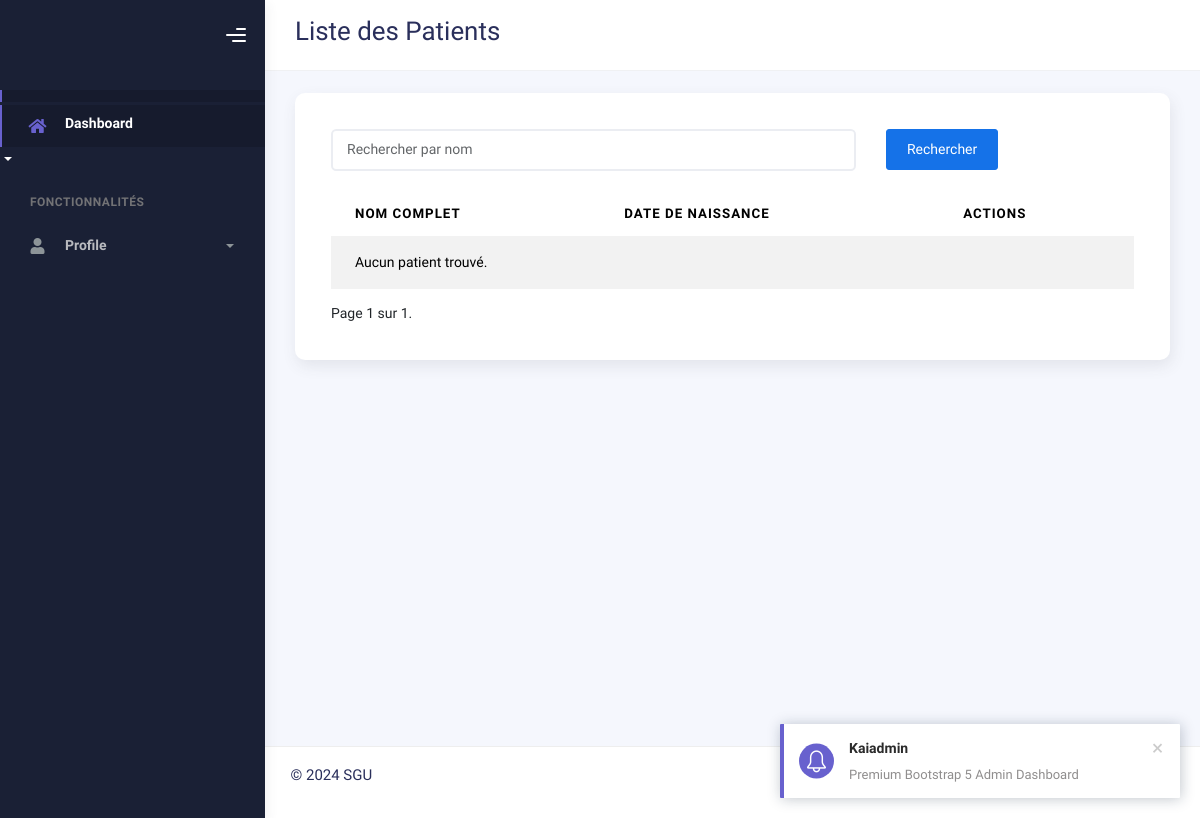
The page /patients/ on the database as committed earlier.
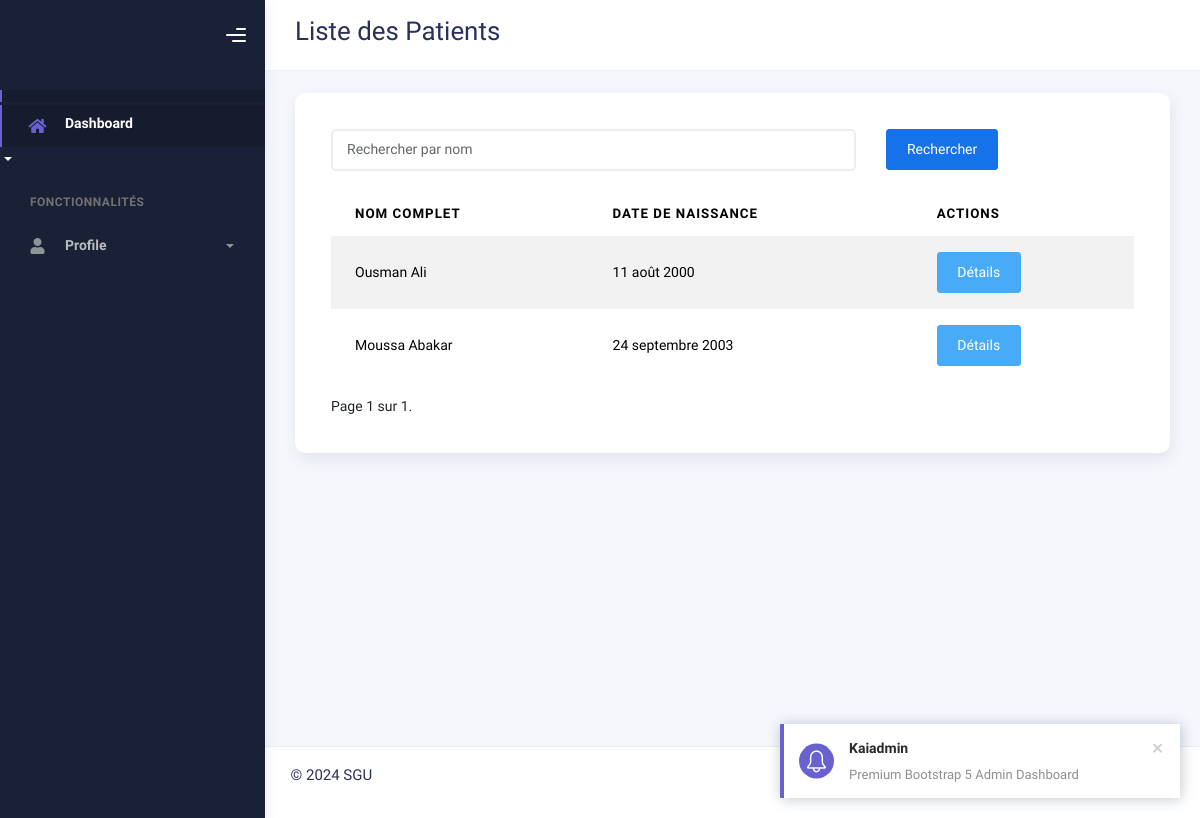
The same page on the database as committed later.
### dashborad/models.py (models this page shows, shortened)
class Patient(models.Model):
    user = models.OneToOneField(User, on_delete=models.CASCADE)
    birth_date = models.DateField(
        verbose_name=_("Date de Naissance"),
        help_text=_("Entrez la date de naissance du patient."),
        blank=True,
        null=True,
    )
    medical_history = models.TextField(
        verbose_name=_("Historique Médical"),
        blank=True,
        null=True,
        help_text=_("Entrez un résumé des antécédents médicaux du patient, y compris les maladies chroniques, les opérations, etc.")
    )
    emergency_contact_name = models.CharField(
        max_length=255,
        verbose_name=_("Nom du Contact d'Urgence"),
        help_text=_("Entrez le nom de la personne à contacter en cas d'urgence.")
    )
    emergency_contact_phone = models.CharField(
        max_length=20,  # Augmenté pour tenir compte des formats internationaux
        verbose_name=_("Numéro du Contact d'Urgence"),
        help_text=_("Entrez le numéro de téléphone de la personne à contacter en cas d'urgence.")
    )
    chronic_conditions = models.CharField(
        max_length=255,
        verbose_name=_("Conditions Chroniques"),
        blank=True,
        null=True,
        help_text=_("Entrez les conditions médicales chroniques du patient, par exemple : Diabète, Hypertension, etc.")
    )
    profil_complet = models.BooleanField(default=False, verbose_name=_("Profil complet"))

### dashborad/views.py (the view)
# urls.py: path('patients/', PatientListView.as_view(), name='patient_list'),
class PatientListView(ListView):
    model = Patient
    template_name = 'usagers/patient_list.html'
    context_object_name = 'patients'
    paginate_by = 10  # Nombre de patients par page
    def get_queryset(self):
        queryset = super().get_queryset()
        search_query = self.request.GET.get('search', '')
        if search_query:
            queryset = queryset.filter(
                Q(user__first_name__icontains=search_query) |
                Q(user__last_name__icontains=search_query)
            )
        return queryset

### templates/usagers/patient_list.html (shortened to what this page needs)
{% extends "user/base.html" %}
{% load static %}
{% load crispy_forms_tags %}
{% block navbar-header %}
<h2 class="header">Liste des Patients</h2>
{% endblock navbar-header %}
{% block content %}
<div class="row">
  <div class="col-sm-12 col-md-12">
    <div class="card card-stats card-round mb-3 p-4">
      <div class="card-body">
        <form method="get" class="mb-4">
          <div class="row">
            <div class="col-md-8">
              <input type="text" name="search" class="form-control" placeholder="Rechercher par nom" value="{{ request.GET.search }}">
            </div>
            <div class="col-md-4">
              <button type="submit" class="btn btn-primary">Rechercher</button>
            </div>
          </div>
        </form>
        <table class="table table-striped">
          <thead>
            <tr>
              <th>Nom complet</th>
              <th>Date de Naissance</th>
              <th>Actions</th>
            </tr>
          </thead>
          <tbody>
            {% for patient in patients %}
            <tr>
              <td>{{ patient.user.get_full_name }}</td>
              <td>{{ patient.birth_date }}</td>
              <td><a href="{% url 'patient_detail' patient.pk %}" class="btn btn-info">Détails</a></td>
            </tr>
            {% empty %}
            <tr>
              <td colspan="3">Aucun patient trouvé.</td>
            </tr>
            {% endfor %}
          </tbody>
        </table>
        <div class="pagination">
          <span class="step-links">
            <span class="current">
              Page {{ page_obj.number }} sur {{ page_obj.paginator.num_pages }}.
            </span>
          </span>
        </div>
      </div>
    </div>
  </div>
</div>
{% endblock content %}

### templates/user/base.html (shortened to what this page needs)
{% load static %}
<!DOCTYPE html>
<html lang="en">
<head>
  <link rel="stylesheet" href="{% static 'assets/css/bootstrap.min.css' %}" />
  <link rel="stylesheet" href="{% static 'assets/css/plugins.min.css' %}" />
  <link rel="stylesheet" href="{% static 'assets/css/kaiadmin.min.css' %}" />
  <link rel="stylesheet" href="{% static 'assets/css/demo.css' %}" />
</head>
<body>
  <div class="wrapper">
    {% block sidebar %}
    <div class="sidebar" data-background-color="dark">
      <div class="sidebar-logo">
        <div class="logo-header" data-background-color="dark">
          <div class="nav-toggle">
            <button class="btn btn-toggle toggle-sidebar">
              <i class="gg-menu-right"></i>
            </button>
          </div>
        </div>
      </div>
      <div class="sidebar-wrapper scrollbar scrollbar-inner">
        <div class="sidebar-content">
          <ul class="nav nav-secondary">
            <li class="nav-item active">
              <a data-bs-toggle="collapse" href="#dashboard" class="collapsed" aria-expanded="false">
              {% if user.is_authenticated %}
                {% if is_medecin %}
                  <a href="{% url 'medecin_dashboard' %}">
                    <p><i class="fas fa-home"></i>Dashboard</p>
                  </a>
                {% elif is_patient %}
                  <a href="{% url 'patient_dashboard' %}">
                    <p><i class="fas fa-home"></i>Dashboard</p>
                  </a>
                {% else %}
                  <a href="{% url 'home' %}">
                    <p><i class="fas fa-home"></i>Dashboard</p>
                  </a>
                {% endif %}
              {% else %}
                <a href="{% url 'home' %}">
                  <p><i class="fas fa-home"></i>Dashboard</p>
                </a>
              {% endif %}
              <span class="caret"></span>
            </a>
            </li>
            <li class="nav-section">
              <h4 class="text-section">Fonctionnalités</h4>
            </li>
            <li class="nav-item">
              <a data-bs-toggle="collapse" href="#base">
                <i class="fas fa-user"></i>
                <p>Profile</p>
                <span class="caret"></span>
              </a>
            </li>
          </ul>
        </div>
      </div>
    </div>
    {% endblock sidebar %}
    <div class="main-panel">
        {% block navbar-h %}
      <div class="main-header">
        <nav class="navbar navbar-header navbar-header-transparent navbar-expand-lg border-bottom">
          <div class="container-fluid">
            {% block navbar-header %}
            {% endblock navbar-header %}
          </div>
        </nav>
      </div>
        {% endblock navbar-h %}
      <div class="container">
        <div class="page-inner">
            {% block content %}{% endblock content %}
        </div>
      </div>
      <footer class="footer">
        <div class="container-fluid d-flex justify-content-between">
            {% block footer %}
            <p>&copy; 2024 SGU</p>
            {% endblock footer %}
        </div>
      </footer>
    </div>
  </div>
</body>
</html>

Rows that differ between the two databases and show on the page:
added Patient: user.get_full_name "Ousman Ali", birth_date "11 août 2000"
added Patient: user.get_full_name "Moussa Abakar", birth_date "24 septembre 2003"
Other text that changed with them:
text no longer shown: "Aucun patient trouvé."
